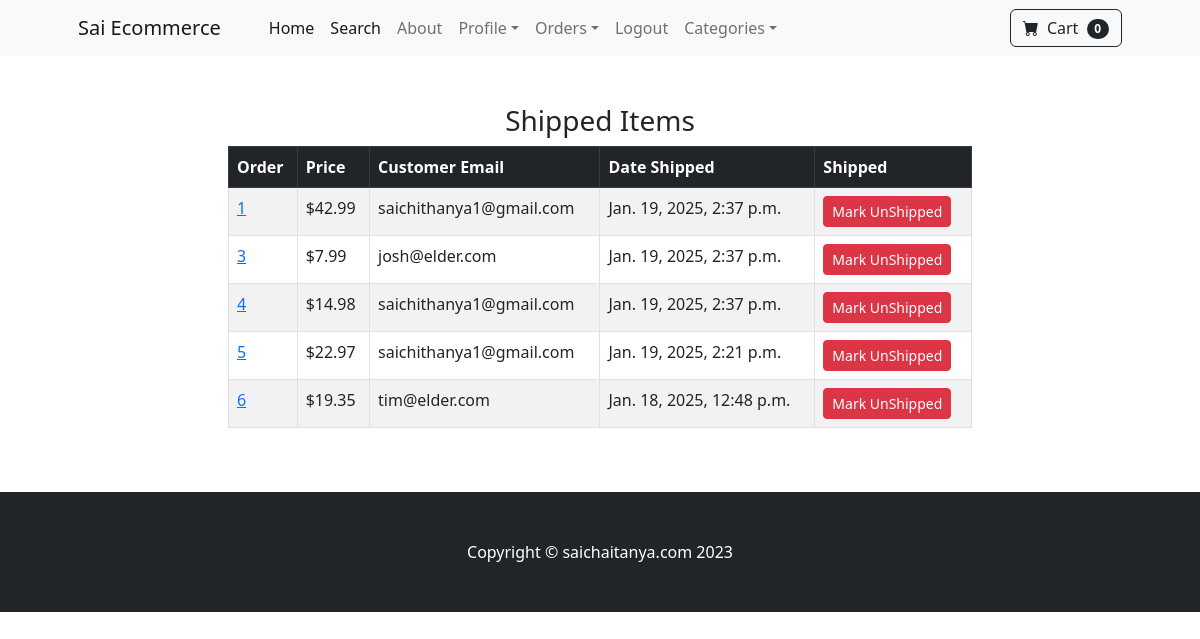
The page /payment/shipped_dash (signed in) on the database its author committed.
### payment/models.py (models this page shows, shortened)
class Order(models.Model):
	user = models.ForeignKey(User, on_delete=models.CASCADE, null=True, blank=True)
	full_name = models.CharField(max_length=250)
	email = models.EmailField(max_length=250)
	shipping_address = models.TextField(max_length=15000)
	amount_paid = models.DecimalField(max_digits=7, decimal_places=2)
	date_ordered = models.DateTimeField(auto_now_add=True)
	shipped = models.BooleanField(default=False)
	date_shipped = models.DateTimeField(blank=True, null=True)

### payment/views.py (the view, shortened to what this page needs)
# urls.py: path('shipped_dash', views.shipped_dash, name="shipped_dash"),
def shipped_dash(request):
	if request.user.is_authenticated and request.user.is_superuser:
		orders = Order.objects.filter(shipped=True)
		return render(request, "payment/shipped_dash.html", {"orders":orders})
	else:
		messages.success(request, "Access Denied")
		return redirect('home')

### cart/cart.py (called while the page is built)
	def __len__(self):
		return len(self.cart)

### cart/context_processors.py (called while the page is built)
def cart(request):
	return {'cart': Cart(request)}

### payment/templates/payment/shipped_dash.html (shortened to what this page needs)
{% extends 'base.html' %}
{% block content %}
        <div class="container">
        	<div class="row">
        		<center>
        			<div class="col-8">
        				<br/><br/>
<h3>Shipped Items </h3>
<table class="table table-striped table-hover table-bordered">
    <thead class="table-dark">
      <tr>
        <th scope="col">Order</th>
        <th scope="col">Price</th>
        <th scope="col">Customer Email</th>
        <th scope="col">Date Shipped</th>
        <th scope="col">Shipped</th>
      </tr>
    </thead>
    <tbody>
        {% for item in orders %}
      <tr>
        <td><a href="{% url 'orders' item.id %}">{{ item.id }}</a></td>
        <td>${{ item.amount_paid }}</td>
        <td>{{ item.email }}</td>
        <td>{{ item.date_shipped }}</td>
        <td>
        <form method="POST">
          <button type="Submit" class="btn btn-danger btn-sm">Mark UnShipped</button>
        </form>
      </td>
      </tr>
        {% endfor %}
    </tbody>
  </table>
<br/><br/>
        			</div>
        		</center>
        	</div>
        </div>
{% endblock %}

### rows shown on the page
Order: id "1", amount_paid "42.99", email "saichithanya1@gmail.com", date_shipped "Jan. 19, 2025, 2:37 p.m."
Order: id "3", amount_paid "7.99", email "josh@elder.com", date_shipped "Jan. 19, 2025, 2:37 p.m."
Order: id "4", amount_paid "14.98", email "saichithanya1@gmail.com", date_shipped "Jan. 19, 2025, 2:37 p.m."
Order: id "5", amount_paid "22.97", email "saichithanya1@gmail.com", date_shipped "Jan. 19, 2025, 2:21 p.m."
Order: id "6", amount_paid "19.35", email "tim@elder.com", date_shipped "Jan. 18, 2025, 12:48 p.m."

### other values the page prints
{{ cart|length }} "0"
